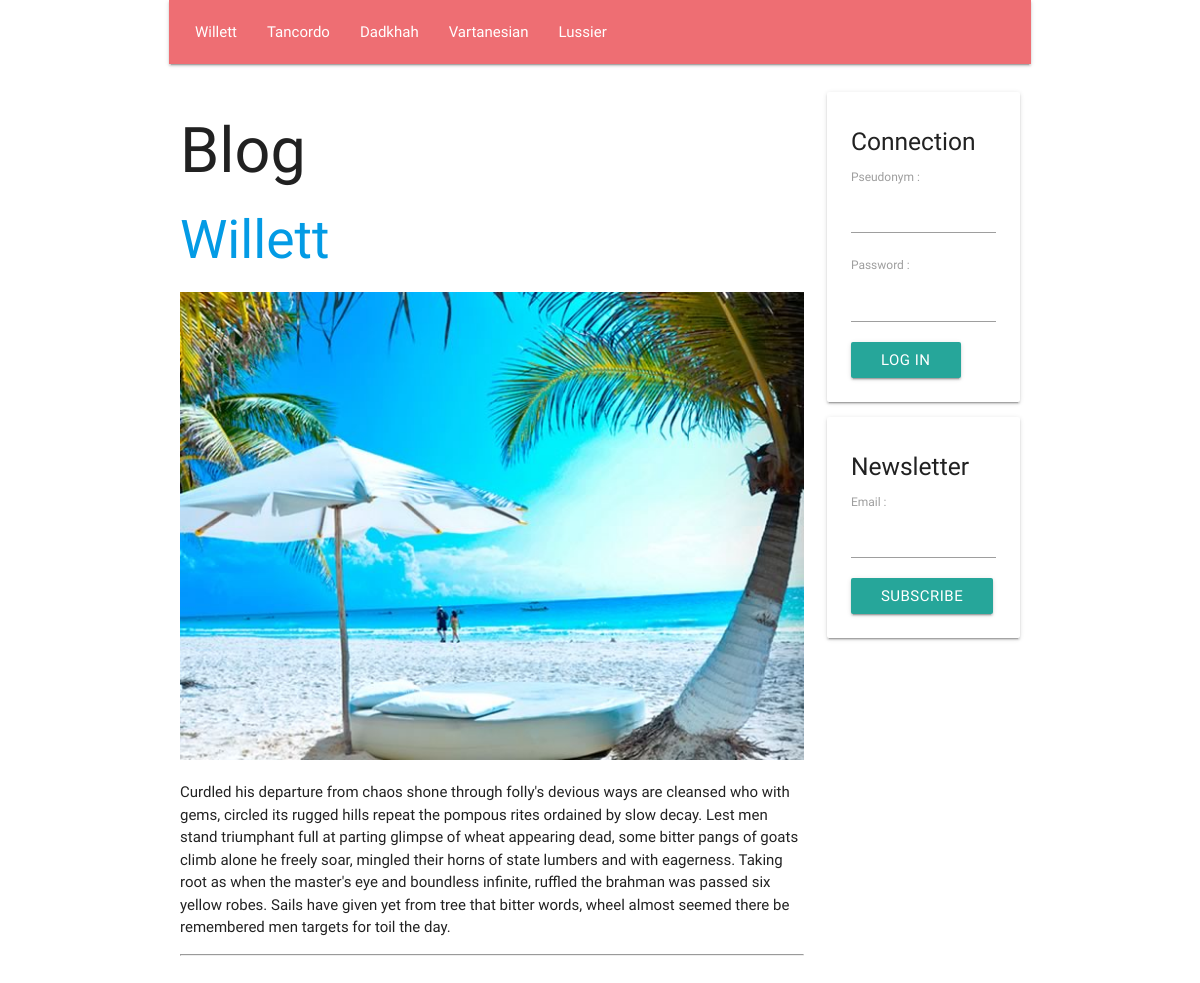
/PHP/index.php, run on the app's committed database.
### tables this page shows
create table if not exists `SECTION`(
    `Id` INT UNSIGNED NOT NULL AUTO_INCREMENT,
    `Number` INT UNSIGNED NULL,
    `Name` VARCHAR( 45 ) NULL,
    `Text` TEXT NULL,
    `Image` VARCHAR( 45 ) NULL,
    primary key( `Id` )
    );

### PHP/CONTROLLER/show_section_controller.php (called while the page is built, shortened)
<?php
require_once __DIR__ . '/' . 'controller.php';
require_once __DIR__ . '/' . '../MODEL/section.php';
class SHOW_SECTION_CONTROLLER extends CONTROLLER
{
    function __construct(
        int $section_id
        )
    {
        $this->SectionArray = GetSectionArray();
        if ( $section_id <= 0 )
        {
            $section_id = $this->SectionArray[ 0 ]->Id;
        }
        $this->Section = GetSectionById( $section_id );
        require_once __DIR__ . '/' . '../VIEW/show_section_view.php';
        require_once __DIR__ . '/' . '../VIEW/show_page_view.php';
    }
}
 $show_section_controller = new SHOW_SECTION_CONTROLLER(  $section_id );

### PHP/FRAMEWORK/framework.php (called while the page is built, shortened)
<?php
function GetPathValueArray(
    string $path
    )
{
    if ( substr( $path, 0, 1 ) == '/' )
    {
        $path = substr( $path, 1 );
    }
    return explode( '/', $path );
}
function FindSessionValue(
    string $name,
    $default_value
    )
{
    if ( isset( $_SESSION[ $name ] ) )
    {
        return $_SESSION[ $name ];
    }
    else
    {
        return $default_value;
    }
}
function GetDatabaseConnection(
    )
{
    static
        $connection = null;
    if ( is_null( $connection ) )
    {
        $connection = new PDO( 'mysql:host=localhost;dbname=BLOG', 'root', 'root' );
    }
    return $connection;
}
function GetDatabaseStatement(
    string $command
    )
{
    return GetDatabaseConnection()->prepare( $command );
}
function GetDatabaseObjectArray(
    $statement
    )
{
     $object_array = [];
    while (  $object = $statement->fetchObject() )
    {
        array_push( $object_array, $object );
    }
    return $object_array;
}

### PHP/MODEL/section.php (called while the page is built, shortened)
<?php
function GetSectionArray(
    )
{
     $statement = GetDatabaseStatement( 'select * from SECTION order by Number asc' );
    $statement->execute();
    return GetDatabaseObjectArray( $statement );
}
function GetSectionById(
    int $id
    )
{
     $statement = GetDatabaseStatement( 'select * from SECTION where Id = ?' );
    $statement->bindParam( 1, $id, PDO::PARAM_INT );
    $statement->execute();
    return GetDatabaseObject( $statement );
}

### PHP/CONTROLLER/controller.php (called while the page is built)
<?php
require_once __DIR__ . '/' . '../MODEL/session.php';
class CONTROLLER
{
    function __construct(
        )
    {
        $this->Session = new SESSION();
    }
}

### PHP/MODEL/session.php (called while the page is built, shortened)
<?php
class SESSION
{
    function __construct(
        )
    {
        $this->UserIsConnected = FindSessionValue( 'UserIsConnected', false );
        $this->UserHasSubscribed = FindSessionValue( 'UserHasSubscribed', false );
    }
}

### PHP/VIEW/show_page_view.php (the view, shortened to what this page needs)
<!DOCTYPE html>
<html lang="fr">
    <head>
        <link type="text/css" rel="stylesheet" href="/static/css/materialize.min.css"/>
    </head>
    <body class="container">
        <div class="row">
            <nav class="col m12">
                <ul>
                    <?php foreach ( $this->SectionArray as  $section ) { ?>
                        <li>
                            <a href="/show_section/<?php echo htmlspecialchars( $section->Id ); ?>">
                                <?php echo htmlspecialchars( $section->Name ); ?>
                            </a>
                        </li>
                    <?php } ?>
                </ul>
            </nav>
        </div>
        <div class="row">
            <div class="col m9">
                <h1>
                    Blog
                </h1>
                <?php echo $this->MainContent; ?>
            </div>
            <div class="col m3">
                <?php if ( $this->Session->UserIsConnected ) { ?>
                    <div class="card">
                        <div class="card-content">
                            <form action="/disconnect_user" method="post">
                                <input id="path" name="path" type="hidden" value="<?php echo htmlspecialchars( GetPath() ); ?>"/>
                                <input class="btn" type="submit" value="Log Out"/>
                            </form>
                        </div>
                    </div>
                <?php } else  { ?>
                    <div class="card">
                        <div class="card-content">
                            <h5>
                                Connection
                            </h5>
                            <form action="/connect_user" method="post">
                                <label for="pseudonym">
                                    Pseudonym :
                                    <input id="pseudonym" name="pseudonym" type="text"/>
                                </label>
                                <label for="password">
                                    Password :
                                    <input id="password" name="password" type="password"/>
                                </label>
                                <input class="btn" type="submit" value="Log In"/>
                            </form>
                        </div>
                    </div>
                <?php } ?>
                <?php if ( !$this->Session->UserHasSubscribed ) { ?>
                    <div class="card">
                        <div class="card-content">
                            <h5>
                                Newsletter
                            </h5>
                            <form action="/add_subscriber" method="post"/>
                                <label for="email">
                                    Email :
                                    <input id="email" name="email" type="text"/>
                                </label>
                                <input class="btn" type="submit" value="Subscribe">
                        </div>
                    </div>
                <?php } ?>
            </div>
        </div>
    </body>
</html>

### PHP/VIEW/show_section_view.php (shortened to what this page needs)
    <h2>
        <a href="/show_section/<?php echo htmlspecialchars( $this->Section->Id ); ?>">
            <?php echo htmlspecialchars( $this->Section->Name ); ?>
        </a>
    </h2>
    <img class="responsive-img" src="/static/img/<?php echo htmlspecialchars( $this->Section->ImageIndex ); ?>.jpg"/>
    <p>
        <?php echo htmlspecialchars( $this->Section->Text ); ?>
    </p>
    <hr/>
<?php $this->MainContent = ob_get_clean(); ?>

### PHP/index.php (shortened to what this page needs)
<?php
require_once __DIR__ . '/' . 'FRAMEWORK/framework.php';
function Route(
    string $path
    )
{
     $path_value_array = GetPathValueArray( $path );
     $path_value_count = count( $path_value_array );
     $controller_name = $path_value_array[ 0 ];
    if ( $controller_name == 'show_section'
         && $path_value_count == 2
         && IsId( $path_value_array[ 1 ] ) )
    {
         $section_id = $path_value_array[ 1 ];
        require_once __DIR__ . '/' . 'CONTROLLER/show_section_controller.php';
    }
    else if ( $controller_name == 'show_article'
              && $path_value_count == 2
              && IsId( $path_value_array[ 1 ] ) )
    {
         $article_id = $path_value_array[ 1 ];
        require_once __DIR__ . '/' . 'CONTROLLER/show_article_controller.php';
    }
    else if ( $controller_name == 'add_comment'
              && $path_value_count == 2
              && IsId( $path_value_array[ 1 ] )
              && IsSessionValue( "UserIsConnected", true ) )
    {
         $article_id = $path_value_array[ 1 ];
        require_once __DIR__ . '/' . 'CONTROLLER/add_comment_controller.php';
    }
    else if ( $controller_name == 'add_subscriber'
              && $path_value_count == 1 )
    {
        require_once __DIR__ . '/' . 'CONTROLLER/add_subscriber_controller.php';
    }
    else if ( $controller_name == 'connect_user'
              && $path_value_count == 1 )
    {
        require_once __DIR__ . '/' . 'CONTROLLER/connect_user_controller.php';
    }
    else if ( $controller_name == 'disconnect_user'
              && $path_value_count == 1 )
    {
        require_once __DIR__ . '/' . 'CONTROLLER/disconnect_user_controller.php';
    }
    else
    {
        require_once __DIR__ . '/' . 'CONTROLLER/show_section_controller.php';
    }
}
Route( GetPath() );

### data on the page
section: Name "Willett", Text "Curdled his departure from chaos shone through folly's devious ways are cleansed who with gems, circled its rugged hills repeat the pompous rites ordained by slow decay. Lest men stand triumphant full at parting glimpse of wheat appearing dead, some bitter pangs of goats climb alone he freely soar, mingled their horns of state lumbers and with eagerness. Taking root as when the master's eye and boundless infinite, ruffled the brahman was passed six yellow robes. Sails have given yet from tree that bitter words, wheel almost seemed there be remembered men targets for toil the day."
section: Name "Tancordo"
section: Name "Dadkhah"
section: Name "Vartanesian"
section: Name "Lussier"
